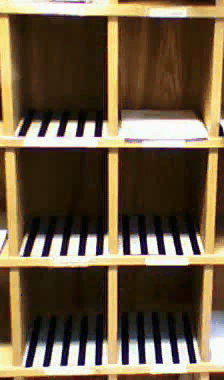
//> input picture frame 9 of Lab 2/Media/Postboxes.avi, 224 x 380 px
$ ./main   (built with g++ and OpenCV 4)
//> lines starting //> are read from the running program, lines starting //| are printed output that depends on the picture; after the words box and inside, x2 and y2 are one past the last pixel; in counts of white or black regions, pixels touching at a corner belong together
//> further down, current_frame is the input picture: 380 rows x 224 cols, CV_8UC3; mean B, G, R 68.3, 92.1, 109.1
//
//  main.cpp
//  Lab 2
//
//  Created by Matt Donnelly on 13/11/2014.
//  Copyright (c) 2014 Matt Donnelly. All rights reserved.
//

#include <iostream>
#include <opencv2/opencv.hpp>

#define ESC_KEY 27
#define ACCEPTABLE_MOTION_PERCENTAGE 10.0
#define NUM_POSTBOXES 6
#define MAX_LINES_FULL 6

// Array containing the starting column, end column and
// row points (respectively) to scan for vertical lines
const int postbox_line_locations[NUM_POSTBOXES][3] {
    {22,  98,  130},
    {127, 199, 130},
    {30,  100, 248},
    {130, 194, 248},
    {30,  100, 360},
    {126, 194, 360}
};

// Array of points to draw the status of each postbox at
const cv::Point status_locations[NUM_POSTBOXES] {
    cv::Point(50,  90),
    cv::Point(150, 90),
    cv::Point(50,  215),
    cv::Point(150, 215),
    cv::Point(50,  325),
    cv::Point(150, 325)
};

// Determines if there's motion in a frame by looking at the previous
// frame and calculating the percentage of change in the image
bool containsMotion(cv::Mat current_frame, cv::Mat previous_frame) {
    cv::Mat diff;
    cv::absdiff(current_frame, previous_frame, diff);
//> diff: 380 rows x 224 cols, CV_8UC3; every value is 0

    cvtColor(diff, diff, CV_RGB2GRAY);
//> diff: 380 rows x 224 cols, CV_8UC1; every value is 0
    cv::threshold(diff, diff, 35, 255, CV_THRESH_BINARY);

    double percentage = cv::countNonZero(diff) * 100 / (double)diff.total();
//> percentage = 0

    return percentage >= ACCEPTABLE_MOTION_PERCENTAGE;
}

// Finds the edges of an image by performing Canny edge detection. Returns
// a grayscale image of the detected edges
cv::Mat findEdges(cv::Mat img) {
    cv::GaussianBlur(img, img, cv::Size(3, 3), 0, 0, cv::BORDER_DEFAULT);
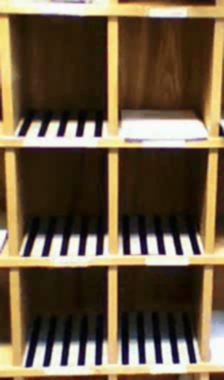
//> img: 380 rows x 224 cols, CV_8UC3; mean B, G, R 68.4, 92.1, 109.2

    cv::Mat img_gray;
    cv::cvtColor(img, img_gray, CV_BGR2GRAY);
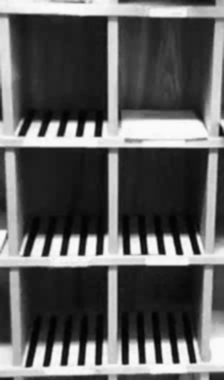
//> img_gray: 380 rows x 224 cols, CV_8UC1; min 1, max 252, mean 94.5

    cv::Canny(img_gray, img_gray, 300, 400);
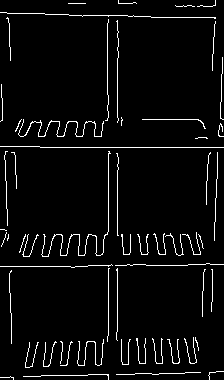
//> img_gray: 380 rows x 224 cols, CV_8UC1; 4.4% white in thin lines or dots

    return img_gray;
}

// Counts the number of lines in a row between two columns where a line
// is defined as a white pixel where the two pixels next to it are black
int countLinesInRow(cv::Mat img, int start_col, int end_col, int row) {
    int line_count = 0;

    for (int i = start_col; i < end_col; i++) {
        int curr_pixel  = (int)img.at<uchar>(row, i);
        int left_pixel  = (int)img.at<uchar>(row, i-1);
        int right_pixel = (int)img.at<uchar>(row, i+1);

        if (curr_pixel == 255 && left_pixel == 0 && right_pixel == 0) {
            line_count++;
        }
    }

    return line_count;
}

// Labels a specific postbox based on the number of lines visible
void labelPostbox(cv::Mat img, int num, int line_count) {
    if (line_count > MAX_LINES_FULL) {
        cv::putText(img, "x", status_locations[num], cv::FONT_HERSHEY_SIMPLEX, 1.2, cv::Scalar(0, 0, 255), 2, CV_AA);
    }
    else {
        cv::putText(img, "o", status_locations[num], cv::FONT_HERSHEY_SIMPLEX, 1.2, cv::Scalar(0, 255, 0), 2, CV_AA);
    }
}

// Checks and labels the status of each postbox in a frame.
//
// A record of the last frame without movement is kept to compare
// with each frame passed to the function to check for movement.
// If there is no movement in the frame then edge detection will be
// performed on it and the number of visible lines inside each
// postbox is checked to determine if it has post
void checkPostboxesForFrame(cv::Mat current_frame) {
    static cv::Mat last_still_frame = current_frame.clone();

    static int line_count[NUM_POSTBOXES];

    if (!containsMotion(current_frame, last_still_frame)) {
        cv::Mat edges = findEdges(current_frame);

        for (int n = 0; n < NUM_POSTBOXES; n++) {
            const int *location = postbox_line_locations[n];

            line_count[n] = countLinesInRow(edges, location[0], location[1], location[2]);

            labelPostbox(current_frame, n, line_count[n]);
        }
//> this loop made 6 passes
//> pass 1, in labelPostbox, `cv::putText(img, "x", status_locations[num], cv::FONT_HERSHEY_SIMPLEX,..`:
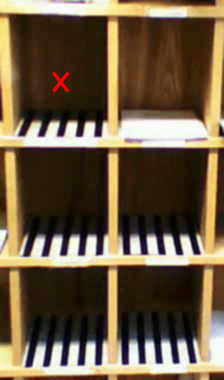
//> img: 380 rows x 224 cols, CV_8UC3; 0.25% of pixels changed, all inside (x1, y1, x2, y2) = (51, 71, 70, 93)
//> pass 2, in labelPostbox (call 2), `cv::putText(img, "o", status_locations[num], cv::FONT_HERSHEY_SIMPLEX,..`:
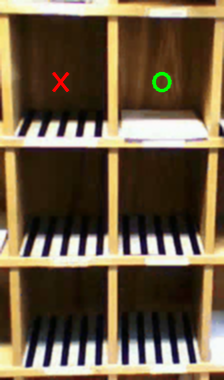
//> img: 380 rows x 224 cols, CV_8UC3; 0.32% of pixels changed, all inside (x1, y1, x2, y2) = (151, 71, 173, 93)
//> pass 3, in labelPostbox (call 3), `cv::putText(img, "x", status_locations[num], cv::FONT_HERSHEY_SIMPLEX,..`:
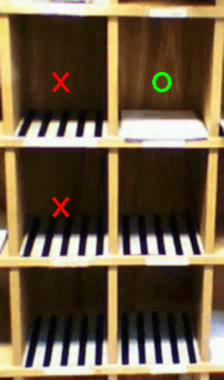
//> img: 380 rows x 224 cols, CV_8UC3; 0.25% of pixels changed, all inside (x1, y1, x2, y2) = (51, 196, 70, 218)
//> after the loop:
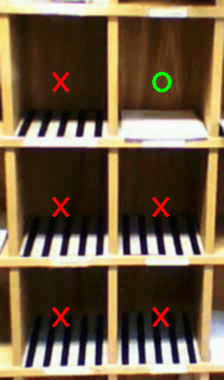
//> current_frame: 380 rows x 224 cols, CV_8UC3; 1.55% of pixels changed, all inside (x1, y1, x2, y2) = (51, 71, 173, 328)
    }
    else {
        cv::putText(current_frame, "Motion", cv::Point(50, 210), cv::FONT_HERSHEY_SIMPLEX, 1.2, cv::Scalar(255, 0, 255), 2, CV_AA);
        last_still_frame = current_frame.clone();
    }
}

int main(int argc, char **argv) {
    cv::VideoCapture cap("/Users/mattdonnelly/Documents/College/Computer Vision/Lab 2/Media/Postboxes.avi");

    if (!cap.isOpened()) {
        return -1;
    }

    const double fps = cap.get(CV_CAP_PROP_FPS);

    cv::Mat current_frame;

    while (cap.read(current_frame)) {
        checkPostboxesForFrame(current_frame);

        cv::imshow("Postboxes", current_frame);

        if (cv::waitKey(1000.0 / fps) == ESC_KEY) {
//> the Esc key is pressed
            break;
        }
    }

    cap.release();
}

$ run again, starting later in the video
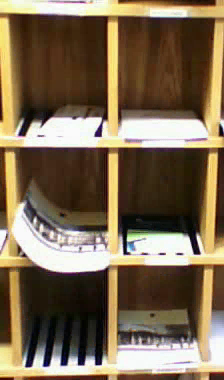
//> input picture frame 42 of Lab 2/Media/Postboxes.avi, 224 x 380 px
//> current_frame is the input picture: 380 rows x 224 cols, CV_8UC3; mean B, G, R 82.3, 106.8, 124.9
//> percentage = 0
//> in findEdges, `cv::Canny(img_gray, img_gray, 300, 400);`:
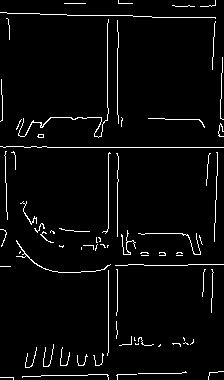
//> img_gray: 380 rows x 224 cols, CV_8UC1; 3.6% white in thin lines or dots
//> after the loop in checkPostboxesForFrame, `for (int n = 0; n < NUM_POSTBOXES; n++)`:
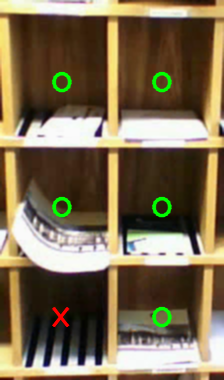
//> current_frame: 380 rows x 224 cols, CV_8UC3; mean B, G, R 82, 109, 124.6

$ run again, starting later in the video
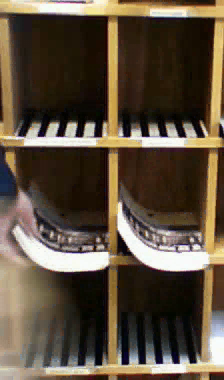
//> input picture frame 76 of Lab 2/Media/Postboxes.avi, 224 x 380 px
//> current_frame is the input picture: 380 rows x 224 cols, CV_8UC3; mean B, G, R 62.7, 79.5, 93.2
//> percentage = 0
//> in findEdges, `cv::Canny(img_gray, img_gray, 300, 400);`:
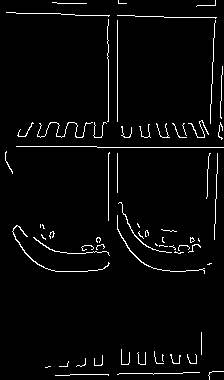
//> img_gray: 380 rows x 224 cols, CV_8UC1; 3.2% white in thin lines or dots
//> after the loop in checkPostboxesForFrame, `for (int n = 0; n < NUM_POSTBOXES; n++)`:
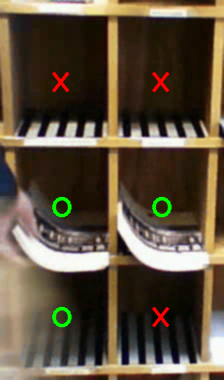
//> current_frame: 380 rows x 224 cols, CV_8UC3; mean B, G, R 62.6, 80.9, 94.1
